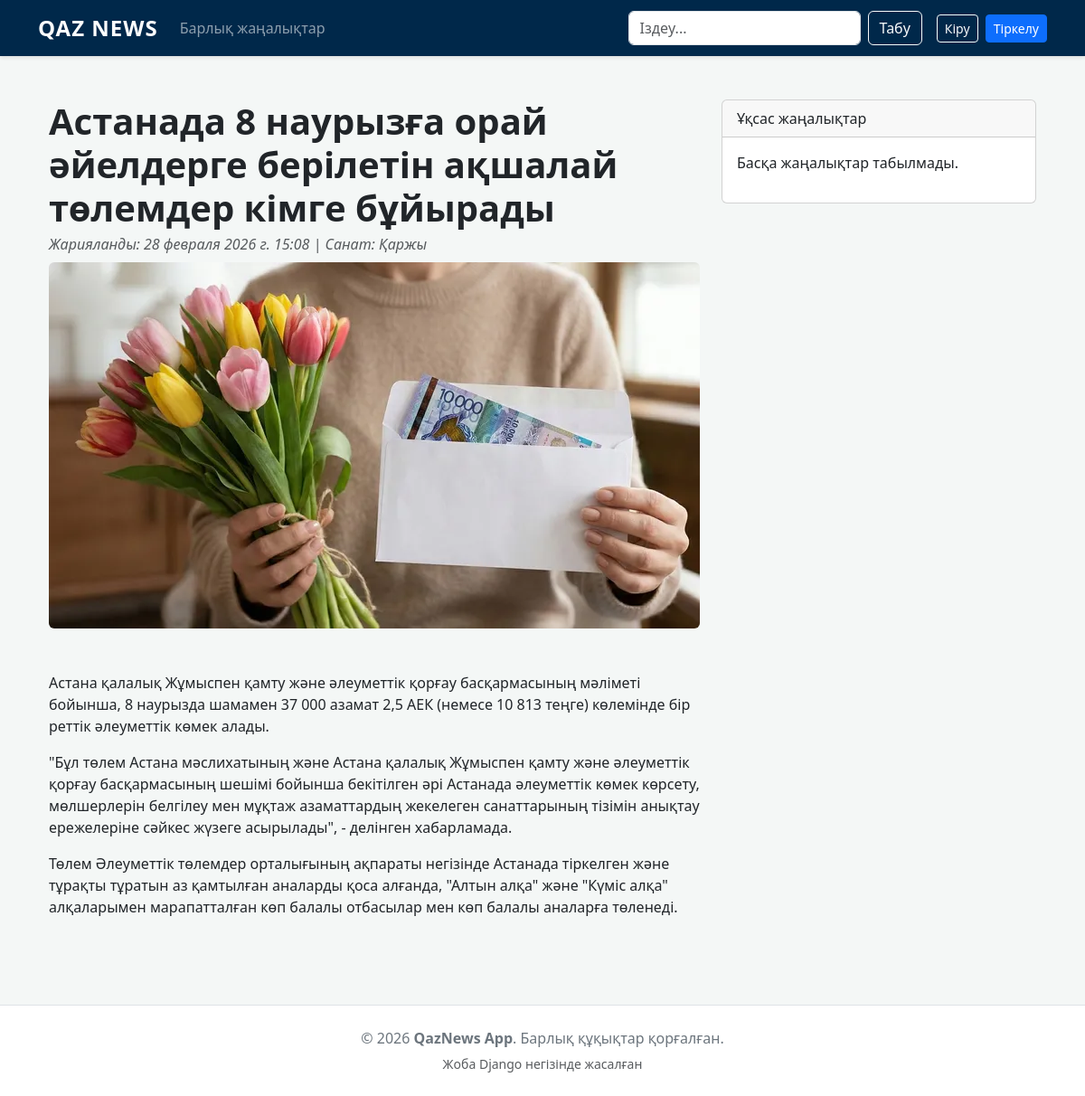
Screenshot of /news/2/ with the database file from the repository.
### core_app/models.py (models this page shows, shortened)
class Post(models.Model):
    title = models.CharField("Тақырыбы", max_length=200)
    content = models.TextField("Мәтіні")
    category = models.ForeignKey(Category, on_delete=models.CASCADE, related_name='posts')
    image = models.ImageField("Сурет", upload_to='news_images/')
    created_at = models.DateTimeField(auto_now_add=True)

class Category(models.Model):
    name = models.CharField("Санат атауы", max_length=100)

### core_app/views.py (the view)
# urls.py: path('news/<int:pk>/', views.read_news, name='read_news'),
def read_news(request, pk):
    post = get_object_or_404(Post, pk=pk)
    related_posts = Post.objects.filter(category=post.category).exclude(pk=pk)[:4]
    return render(request, 'read-news.html', {'post': post, 'related_posts': related_posts})

### core_app/templates/read-news.html
{% extends 'base.html' %}
{% block content %}
<div class="container mt-5">
    <div class="row">
        <div class="col-lg-8">
            <h1 class="fw-bolder mb-1">{{ post.title }}</h1>
            <div class="text-muted fst-italic mb-2">Жарияланды: {{ post.created_at }} | Санат: {{ post.category.name }}</div>
            {% if post.image %}
            <img class="img-fluid rounded mb-4" src="{{ post.image.url }}" alt="{{ post.title }}" />
            {% endif %}
            <section class="mb-5">
                <p class="fs-5 mb-4">{{ post.content|linebreaks }}</p>
            </section>
        </div>
        <div class="col-lg-4">
            <div class="card mb-4">
                <div class="card-header">Ұқсас жаңалықтар</div>
                <div class="card-body">
                    {% for related in related_posts %}
                    <div class="mb-3">
                        <a href="{% url 'read_news' related.pk %}">{{ related.title }}</a>
                    </div>
                    {% empty %}
                    <p>Басқа жаңалықтар табылмады.</p>
                    {% endfor %}
                </div>
            </div>
        </div>
    </div>
</div>
{% endblock %}

### core_app/templates/base.html (style rules this page uses)
body { background-color: #f4f7f6; font-family: 'Segoe UI', Tahoma, Geneva, Verdana, sans-serif; }

### rows the page displays
Post: title "Астанада 8 наурызға орай әйелдерге берілетін ақшалай төлемдер кімге бұйырады", created_at "28 февраля 2026 г. 15:08", category.name "Қаржы", image (picture), content "Астана қалалық Жұмыспен қамту және әлеуметтік қорғау басқармасының мәліметі бойынша, 8 наурызда шамамен 37 000 азамат 2,5 АЕК (немесе 10 813 теңге) көлемінде бір реттік әлеуметтік көмек алады. \"Бұл төлем Астана мәслихатының және Астана қалалық Жұмыспен қамту және әлеуметтік қорғау басқармасының шешімі бойынша бекітілген әрі Астанада әлеуметтік көмек көрсету, мөлшерлерін белгілеу мен мұқтаж азаматтардың жекелеген санаттарының тізімін анықтау ережелеріне сәйкес жүзеге асырылады\", - делінген хабарламада. Төлем Әлеуметтік төлемдер орталығының ақпараты негізінде Астанада тіркелген және тұрақты тұратын аз қамтылған аналарды қоса алғанда, \"Алтын алқа\" және \"Күміс алқа\" алқаларымен марапатталған…"
